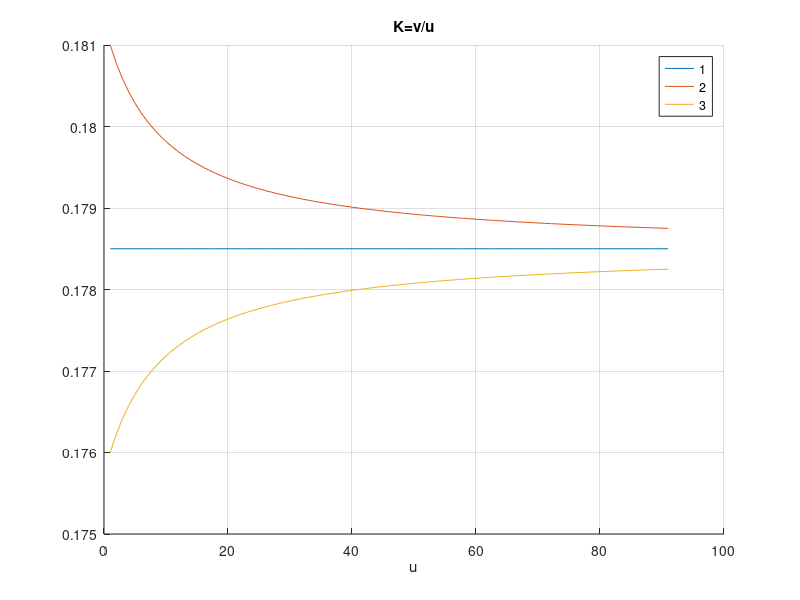
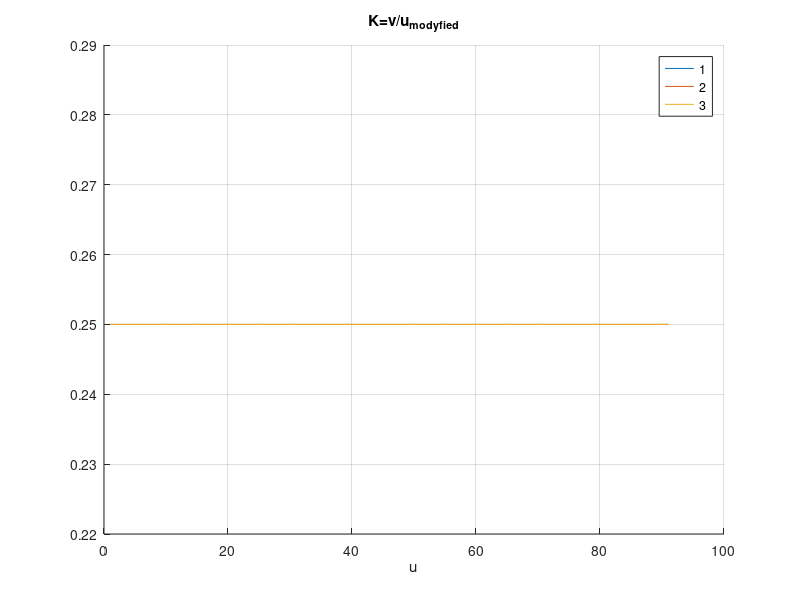

Source code (MATLAB) for these figures, in order:


close all
clear all

% Z danych zalogowany z wykorzstaniem EVE wynika, że parametr K modelu,
% nie jest stały (w stanie ustalonym) dla różnych wartości u. To sugeruje,
% że model jest typu nieliniowego. 
% W skrypci zostanie zbadane (z wykorzystaniem prostego systemu) jaka
% nieliniowość powinna zostac zastosowana i jaki ma ona wpływ na wartość
% parametru K

K = 0.25;
model1 = tf(K, [0.33 1]);
t = [0:0.1:5];
u = ones(1, length(t));
Y = lsim(model1, u, t);

alfa = 0.714;
beta = 0.01;

Ksim = [];
for i=1:0.1:10
    Y1 = lsim(model1, alfa * u * i, t);
    Y2 = lsim(model1, alfa * u * i + beta, t);
    Y3 = lsim(model1, alfa * u * i - beta, t);
    Ksim = [Ksim, [Y1(end)/i; Y2(end)/i; Y3(end)/i; ...
        Y1(end)/(alfa * i); Y2(end)/(alfa * i + beta); Y3(end)/(alfa * i - beta);]]; 
end

figure;hold on;grid;xlabel('u');title('K=v/u');
plot(Ksim(1,:)); plot(Ksim(2,:)); plot(Ksim(3,:));
legend('1','2','3');
hold off;

figure;hold on;grid;xlabel('u');title('K=v/u_{modyfied}');
plot(Ksim(4,:)); plot(Ksim(4,:)); plot(Ksim(6,:));
legend('1','2','3');
hold off;